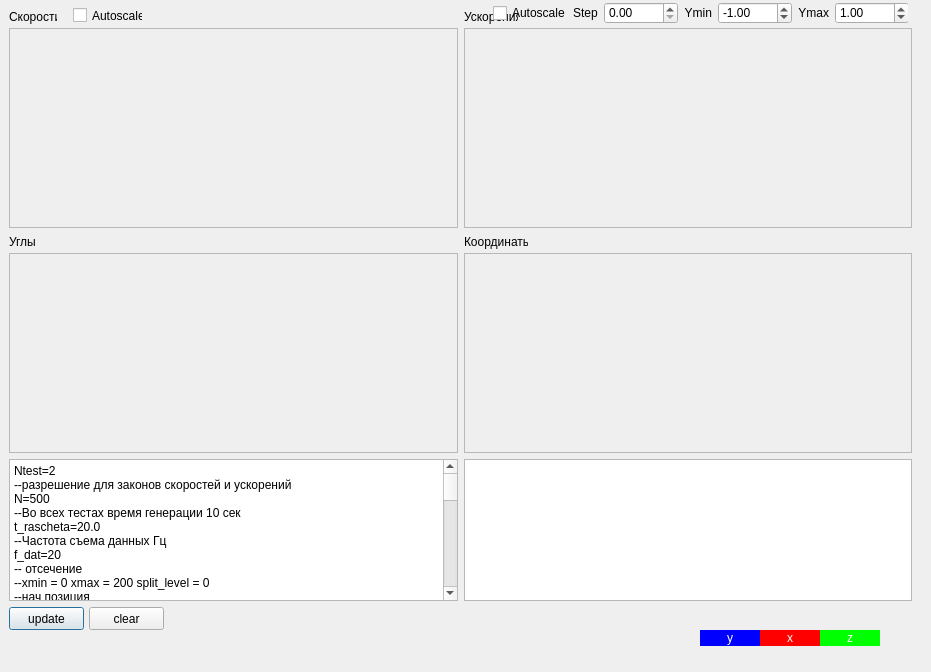
<?xml version="1.0" encoding="UTF-8"?>
<ui version="4.0">
 <class>TrajectoryDialog</class>
 <widget class="QDialog" name="TrajectoryDialog">
  <property name="geometry">
   <rect>
    <x>0</x>
    <y>0</y>
    <width>931</width>
    <height>672</height>
   </rect>
  </property>
  <property name="windowTitle">
   <string>TrajectoryDialog</string>
  </property>
  <widget class="QFrame" name="qwtframe2">
   <property name="geometry">
    <rect>
     <x>464</x>
     <y>28</y>
     <width>448</width>
     <height>200</height>
    </rect>
   </property>
   <property name="minimumSize">
    <size>
     <width>0</width>
     <height>200</height>
    </size>
   </property>
   <property name="maximumSize">
    <size>
     <width>16777215</width>
     <height>1000</height>
    </size>
   </property>
   <property name="frameShape">
    <enum>QFrame::StyledPanel</enum>
   </property>
   <property name="frameShadow">
    <enum>QFrame::Raised</enum>
   </property>
  </widget>
  <widget class="QFrame" name="qwtframe3">
   <property name="geometry">
    <rect>
     <x>9</x>
     <y>253</y>
     <width>449</width>
     <height>200</height>
    </rect>
   </property>
   <property name="minimumSize">
    <size>
     <width>0</width>
     <height>200</height>
    </size>
   </property>
   <property name="maximumSize">
    <size>
     <width>16777215</width>
     <height>1000</height>
    </size>
   </property>
   <property name="frameShape">
    <enum>QFrame::StyledPanel</enum>
   </property>
   <property name="frameShadow">
    <enum>QFrame::Raised</enum>
   </property>
  </widget>
  <widget class="QFrame" name="qwtframe4">
   <property name="geometry">
    <rect>
     <x>464</x>
     <y>253</y>
     <width>448</width>
     <height>200</height>
    </rect>
   </property>
   <property name="minimumSize">
    <size>
     <width>0</width>
     <height>200</height>
    </size>
   </property>
   <property name="maximumSize">
    <size>
     <width>16777215</width>
     <height>1000</height>
    </size>
   </property>
   <property name="frameShape">
    <enum>QFrame::StyledPanel</enum>
   </property>
   <property name="frameShadow">
    <enum>QFrame::Raised</enum>
   </property>
  </widget>
  <widget class="QFrame" name="qwtframe1">
   <property name="geometry">
    <rect>
     <x>9</x>
     <y>28</y>
     <width>449</width>
     <height>200</height>
    </rect>
   </property>
   <property name="minimumSize">
    <size>
     <width>0</width>
     <height>200</height>
    </size>
   </property>
   <property name="maximumSize">
    <size>
     <width>16777215</width>
     <height>1000</height>
    </size>
   </property>
   <property name="frameShape">
    <enum>QFrame::StyledPanel</enum>
   </property>
   <property name="frameShadow">
    <enum>QFrame::Raised</enum>
   </property>
  </widget>
  <widget class="QLabel" name="label_2">
   <property name="geometry">
    <rect>
     <x>464</x>
     <y>9</y>
     <width>54</width>
     <height>16</height>
    </rect>
   </property>
   <property name="text">
    <string>Ускорения</string>
   </property>
  </widget>
  <widget class="QLabel" name="label">
   <property name="geometry">
    <rect>
     <x>9</x>
     <y>9</y>
     <width>48</width>
     <height>16</height>
    </rect>
   </property>
   <property name="text">
    <string>Скорости</string>
   </property>
  </widget>
  <widget class="QLabel" name="label_3">
   <property name="geometry">
    <rect>
     <x>9</x>
     <y>234</y>
     <width>26</width>
     <height>16</height>
    </rect>
   </property>
   <property name="text">
    <string>Углы</string>
   </property>
  </widget>
  <widget class="QLabel" name="label_4">
   <property name="geometry">
    <rect>
     <x>464</x>
     <y>234</y>
     <width>64</width>
     <height>16</height>
    </rect>
   </property>
   <property name="text">
    <string>Координаты</string>
   </property>
  </widget>
  <widget class="QPlainTextEdit" name="varEdit">
   <property name="geometry">
    <rect>
     <x>9</x>
     <y>459</y>
     <width>449</width>
     <height>142</height>
    </rect>
   </property>
   <property name="plainText">
    <string>Ntest=2
--разрешение для законов скоростей и ускорений
N=500
--Во всех тестах время генерации 10 сек
t_rascheta=20.0
--Частота съема данных Гц
f_dat=20
-- отсечение
--xmin = 0 xmax = 200 split_level = 0
--нач позиция
pos0=0.0,0.1,0.3444

----------------Тест 3. Вертикальный взлет и посадка.
//Вертикальная скорость vy растет по экспоненте
//до 5 сек. затем падает также по экспоненте. Ускорение ay постоянно
AYlaw3{type=SIN Amin=2 Amax=13 }
AXlaw3{ type=SIN  Amin=-45 Amax=45 T=1 phi0=90 }
VYlaw3{type=KUS_SPL PTS_XY=[0,0,2,5,3,0,5,0,7,0,8,-5,10,0] Res=12 }
Rolllaw3{ type=TREUG_NOISE Amin=0 Amax=90 phi0=90 Res=10}
Pitchlaw3{ type=TREUG_NOISE Amin=0 Amax=30 phi0=30 Res=10}

----------------Тест 4. Полет змейкой в плоскости XZ.
// Курс изменяется по гармоническому закону с периодом 1 сек.
// Скорости постоянны. Ускорения постоянны
//Rolllaw4{ type=KUS_SPL PTS_XY=[0,0,0,2,4,8,6,8,8,2,10,0] Res=333     }
Pitchlaw4 { type=PAD_Y_AXIS }
Yawlaw4{ type=SIN  Amin=-45 Amax=45 T=1 phi0=90 }
//Rolllaw4{ type=SIN  Amin=-45 Amax=45 T=1 phi0=90 }
VZlaw4{ type=SIN  Amin=-2 Amax=2 T=1 }
VXlaw4{ type=SIN  Amin=-2 Amax=2 T=1 phi0=90}


----------------Тест 1 - гиперболический рост для крена от 0 - 90 линейный рост для тангажа от 0 - 45
//Rolllaw1{ type=HOLM  Amin=0 Amax=90 tmax=5 Res=10}
Rolllaw1{ type=KUS_SPL PTS_XY=[0,0,0,2,4,8,6,8,8,2,10,0] Res=333     }
//Rolllaw1{ type=UP_QUAD  Amin=0 Amax=90 tmax=5 Res=12}
VYlaw1{type=TREUG_NOISE Amin=0 Amax=90 phi0=91 Res=10 }
VZlaw1{ type=SIN  Amin=-45 Amax=45 T=1 }
VXlaw1{ type=SIN  Amin=-45 Amax=45 T=1 phi0=90}
//AXlaw1{ type=TREUG_NOISE Amin=0 Amax=90 phi0=90 Res=10}


----------------Тест 2. Гармоническое изменение углов крена и курса от -45 до 45 с периодом 1 сек.
Rolllaw2{type=SIN Amin=0 Amax=91 T=1 phi0=0 }
Yawlaw2{ type=SIN  Amin=-45 Amax=45 T=1 phi0=90}


//----------------Тест 5. Полет по прямой из точки А в точку B. Используется line_eq. Время 10 сек.
// один закон
law5{ type=LINEEQ A=0,0,0 B=10,10,10  }

//разрешение курса крена тангажа
ResolutionRoll=100
ResolutionYaw=100
ResolutionPitch=100 </string>
   </property>
  </widget>
  <widget class="QPlainTextEdit" name="console">
   <property name="geometry">
    <rect>
     <x>464</x>
     <y>459</y>
     <width>448</width>
     <height>142</height>
    </rect>
   </property>
   <property name="minimumSize">
    <size>
     <width>300</width>
     <height>0</height>
    </size>
   </property>
  </widget>
  <widget class="QPushButton" name="pushButton">
   <property name="geometry">
    <rect>
     <x>9</x>
     <y>607</y>
     <width>75</width>
     <height>23</height>
    </rect>
   </property>
   <property name="text">
    <string>update</string>
   </property>
  </widget>
  <widget class="QLabel" name="label_5">
   <property name="geometry">
    <rect>
     <x>820</x>
     <y>630</y>
     <width>60</width>
     <height>16</height>
    </rect>
   </property>
   <property name="styleSheet">
    <string notr="true">background-color: rgb(0, 255, 0);</string>
   </property>
   <property name="text">
    <string>&lt;html&gt;&lt;head/&gt;&lt;body&gt;&lt;p&gt;&lt;span style=&quot; color:#ffffff;&quot;&gt;z&lt;/span&gt;&lt;/p&gt;&lt;/body&gt;&lt;/html&gt;</string>
   </property>
   <property name="alignment">
    <set>Qt::AlignCenter</set>
   </property>
  </widget>
  <widget class="QLabel" name="label_6">
   <property name="geometry">
    <rect>
     <x>760</x>
     <y>630</y>
     <width>60</width>
     <height>16</height>
    </rect>
   </property>
   <property name="styleSheet">
    <string notr="true">background-color: rgb(255, 0, 0);</string>
   </property>
   <property name="text">
    <string>&lt;html&gt;&lt;head/&gt;&lt;body&gt;&lt;p&gt;&lt;span style=&quot; color:#ffffff;&quot;&gt;x&lt;/span&gt;&lt;/p&gt;&lt;/body&gt;&lt;/html&gt;</string>
   </property>
   <property name="alignment">
    <set>Qt::AlignCenter</set>
   </property>
  </widget>
  <widget class="QLabel" name="label_7">
   <property name="geometry">
    <rect>
     <x>700</x>
     <y>630</y>
     <width>60</width>
     <height>16</height>
    </rect>
   </property>
   <property name="autoFillBackground">
    <bool>false</bool>
   </property>
   <property name="styleSheet">
    <string notr="true">background-color: rgb(0, 0, 255);</string>
   </property>
   <property name="text">
    <string>&lt;html&gt;&lt;head/&gt;&lt;body&gt;&lt;p&gt;&lt;span style=&quot; color:#ffffff;&quot;&gt;y&lt;/span&gt;&lt;/p&gt;&lt;/body&gt;&lt;/html&gt;</string>
   </property>
   <property name="scaledContents">
    <bool>false</bool>
   </property>
   <property name="alignment">
    <set>Qt::AlignCenter</set>
   </property>
   <property name="wordWrap">
    <bool>false</bool>
   </property>
  </widget>
  <widget class="QPushButton" name="clearButton">
   <property name="geometry">
    <rect>
     <x>89</x>
     <y>607</y>
     <width>75</width>
     <height>23</height>
    </rect>
   </property>
   <property name="text">
    <string>clear</string>
   </property>
  </widget>
  <widget class="QCheckBox" name="autoscale1">
   <property name="geometry">
    <rect>
     <x>73</x>
     <y>7</y>
     <width>70</width>
     <height>17</height>
    </rect>
   </property>
   <property name="text">
    <string>Autoscale</string>
   </property>
  </widget>
  <widget class="QWidget" name="layoutWidget">
   <property name="geometry">
    <rect>
     <x>493</x>
     <y>2</y>
     <width>415</width>
     <height>22</height>
    </rect>
   </property>
   <layout class="QHBoxLayout" name="horizontalLayout">
    <item>
     <widget class="QCheckBox" name="autoscale2">
      <property name="text">
       <string>Autoscale</string>
      </property>
     </widget>
    </item>
    <item>
     <widget class="QLabel" name="label_10">
      <property name="text">
       <string>Step</string>
      </property>
     </widget>
    </item>
    <item>
     <widget class="QDoubleSpinBox" name="step">
      <property name="maximum">
       <double>10000.989999999999782</double>
      </property>
     </widget>
    </item>
    <item>
     <widget class="QLabel" name="label_8">
      <property name="text">
       <string>Ymin</string>
      </property>
      <property name="alignment">
       <set>Qt::AlignRight|Qt::AlignTrailing|Qt::AlignVCenter</set>
      </property>
     </widget>
    </item>
    <item>
     <widget class="QDoubleSpinBox" name="yminSB">
      <property name="minimum">
       <double>-100000.000000000000000</double>
      </property>
      <property name="maximum">
       <double>100000.000000000000000</double>
      </property>
      <property name="singleStep">
       <double>0.100000000000000</double>
      </property>
      <property name="value">
       <double>-1.000000000000000</double>
      </property>
     </widget>
    </item>
    <item>
     <widget class="QLabel" name="label_9">
      <property name="text">
       <string>Ymax</string>
      </property>
      <property name="scaledContents">
       <bool>false</bool>
      </property>
      <property name="alignment">
       <set>Qt::AlignRight|Qt::AlignTrailing|Qt::AlignVCenter</set>
      </property>
     </widget>
    </item>
    <item>
     <widget class="QDoubleSpinBox" name="ymaxSB">
      <property name="minimum">
       <double>-100000.000000000000000</double>
      </property>
      <property name="maximum">
       <double>100000.000000000000000</double>
      </property>
      <property name="value">
       <double>1.000000000000000</double>
      </property>
     </widget>
    </item>
   </layout>
  </widget>
 </widget>
 <resources/>
 <connections/>
</ui>
